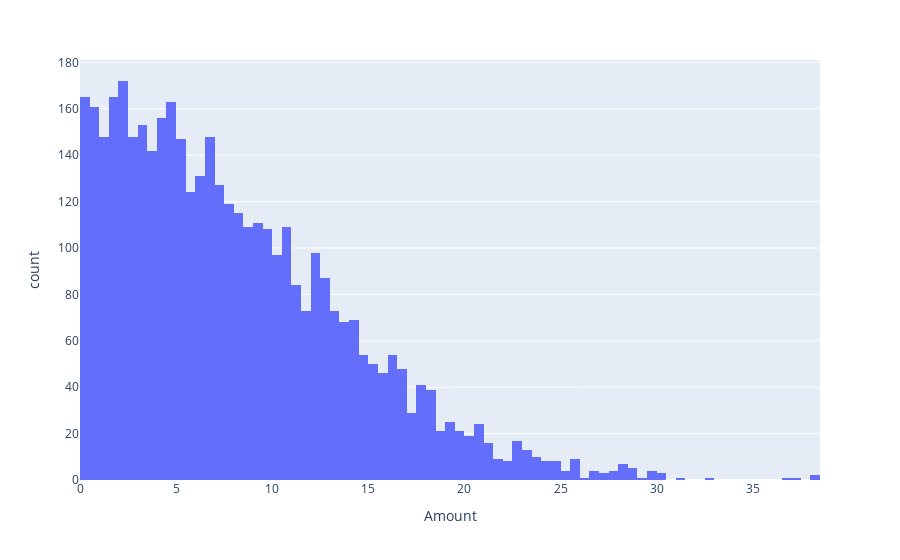

The notebook cell this image was saved under:
### Markdown cell above
To confirm that the rest of the data are good data, plot a histogram of the amount column. Clearly, this is a skewed distribution with a right tail.

### Code cell
fig = px.histogram(df, x="Amount")
fig.show()

### Figure 1 — Plotly figure (JSON) as saved in the notebook; plotly's stock layout.template omitted (floating-point values rounded to 4 significant figures; data arrays with more than 128 entries replaced by an {"elided": "..."} marker saying what was removed)
{"data": [{"alignmentgroup": "True", "bingroup": "x", "hovertemplate": "Amount=%{x}<br>count=%{y}<extra></extra>", "legendgroup": "", "marker": {"color": "#636efa"}, "name": "", "offsetgroup": "", "orientation": "v", "showlegend": false, "type": "histogram", "x": {"elided": "4181 float values"}, "xaxis": "x", "yaxis": "y"}], "layout": {"barmode": "relative", "legend": {"tracegroupgap": 0}, "margin": {"t": 60}, "xaxis": {"anchor": "y", "domain": [0, 1], "title": {"text": "Amount"}}, "yaxis": {"anchor": "x", "domain": [0, 1], "title": {"text": "count"}}}}
